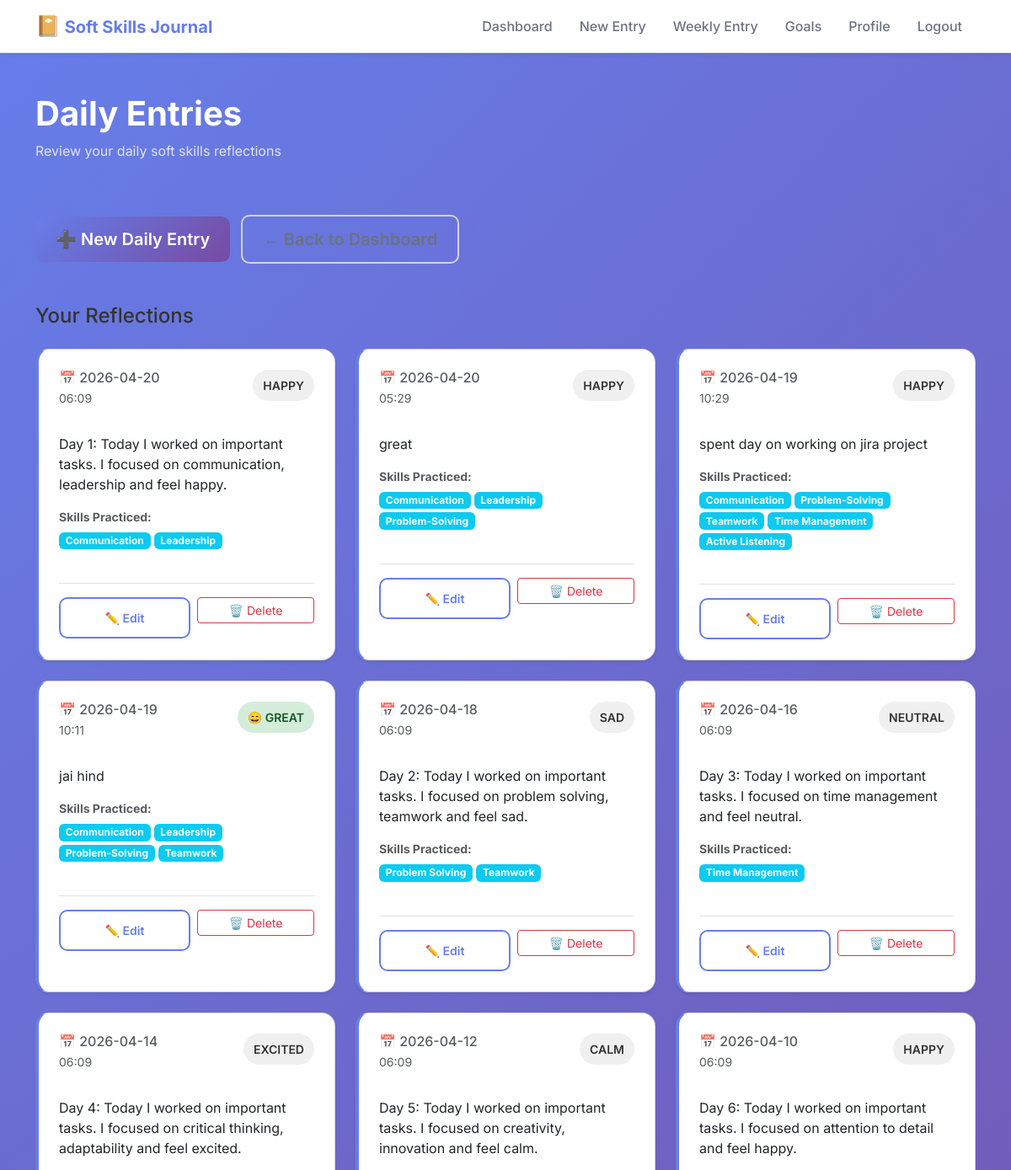
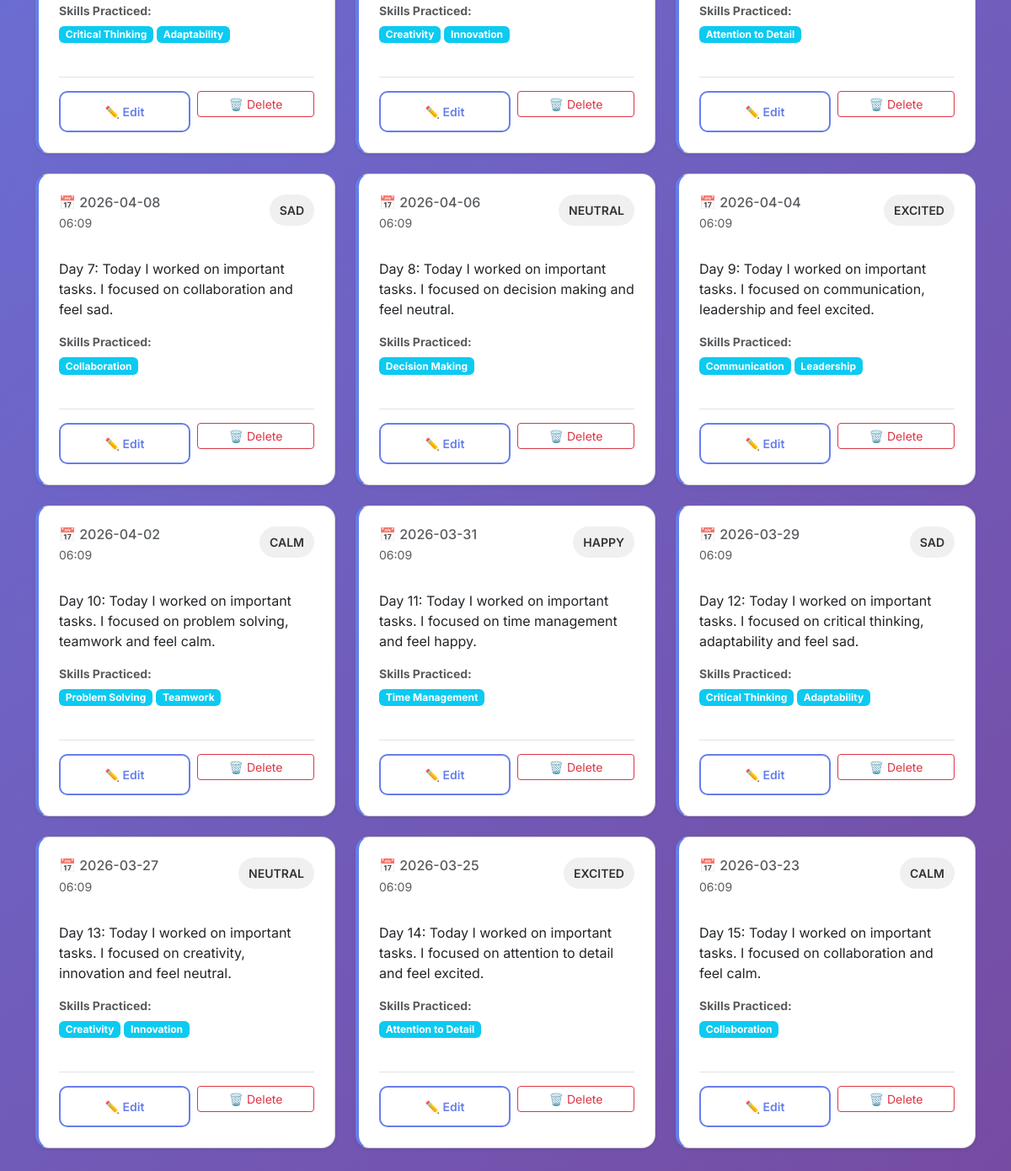
The page /daily-entries (signed in) on the database its author committed (2 pictures, top to bottom).
### tables this page shows
CREATE TABLE entries (
            id INTEGER PRIMARY KEY AUTOINCREMENT,
            user_id INTEGER NOT NULL,
            content TEXT NOT NULL,
            mood TEXT NOT NULL,
            skills TEXT,
            created_at TIMESTAMP DEFAULT CURRENT_TIMESTAMP,
            FOREIGN KEY (user_id) REFERENCES users (id)
        );

### app.py (the view)
@app.route('/daily-entries')
@login_required
def daily_entries():
    conn = get_db()
    cursor = conn.cursor()
    cursor.execute('''
        SELECT * FROM entries
        WHERE user_id = ?
        ORDER BY created_at DESC
    ''', (session['user_id'],))
    entries = cursor.fetchall()
    conn.close()
    return render_template('daily_entries.html', entries=entries)

### app.py (called while the page is built)
def get_db():
    conn = sqlite3.connect(DATABASE)
    conn.row_factory = sqlite3.Row  # This enables column access by name
    return conn

def login_required(f):
    @wraps(f)
    def decorated_function(*args, **kwargs):
        if 'user_id' not in session:
            flash('Please log in to access this page.', 'warning')
            return redirect(url_for('login'))
        return f(*args, **kwargs)
    return decorated_function

### templates/daily_entries.html (shortened to what this page needs)
{% extends "base.html" %}
{% block content %}
<div class="dashboard-container">
    <div class="container py-5">
        <div class="row mb-5">
            <div class="col-12">
                <h1 class="page-title mb-2">Daily Entries</h1>
                <p class="text-muted">Review your daily soft skills reflections</p>
            </div>
        </div>
        <div class="row mb-5">
            <div class="col-12">
                <a href="{{ url_for('new_entry') }}" class="btn btn-primary btn-lg me-2">
                    ➕ New Daily Entry
                </a>
                <a href="{{ url_for('dashboard') }}" class="btn btn-outline-secondary btn-lg">
                </a>
            </div>
        </div>
        <h4 class="mb-4">Your Reflections</h4>
        {% if entries %}
        <div class="row">
            {% for entry in entries %}
            <div class="col-md-6 col-lg-4 mb-4">
                <div class="card shadow-sm p-4 h-100 border-left-primary entry-card">
                    <div class="d-flex justify-content-between align-items-start mb-3">
                        <div>
                            <h6 class="mb-1 text-muted">
                                📅 {{ entry['created_at'][:10] }}
                            </h6>
                            <p class="text-muted small">
                                {{ entry['created_at'][11:16] }}
                            </p>
                        </div>
                        <span class="mood-badge" data-mood="{{ entry['mood'] }}">
                            {% if entry['mood'] == 'Great' %}
                                😄 Great
                            {% elif entry['mood'] == 'Good' %}
                                🙂 Good
                            {% elif entry['mood'] == 'Okay' %}
                                😐 Okay
                            {% elif entry['mood'] == 'Stressed' %}
                                😰 Stressed
                            {% elif entry['mood'] == 'Frustrated' %}
                                😠 Frustrated
                            {% else %}
                                {{ entry['mood'] }}
                            {% endif %}
                        </span>
                    </div>
                    <div class="mb-3">
                        <p class="card-text">
                            {{ entry['content'][:200] }}
                        </p>
                    </div>
                    {% if entry['skills'] and entry['skills'] != 'None' %}
                    <div class="mb-3">
                        <p class="text-muted small mb-2">
                            <strong>Skills Practiced:</strong>
                        </p>
                        <div class="d-flex flex-wrap gap-1">
                            {% for skill in entry['skills'].split(', ') %}
                            <span class="badge bg-info">{{ skill }}</span>
                            {% endfor %}
                        </div>
                    </div>
                    {% endif %}
                    <div class="d-flex gap-2 mt-4 pt-3 border-top">
                        <a href="{{ url_for('edit_entry', entry_id=entry['id']) }}" class="btn btn-sm btn-outline-primary flex-grow-1">
                            ✏️ Edit
                        </a>
                        <form method="POST" action="{{ url_for('delete_entry', entry_id=entry['id']) }}" style="flex-grow: 1;" onsubmit="return confirm('Are you sure you want to delete this entry?');">
                            <button type="submit" class="btn btn-sm btn-outline-danger w-100">
                                🗑️ Delete
                            </button>
                        </form>
                    </div>
                </div>
            </div>
            {% endfor %}
        </div>
        {% endif %}
    </div>
</div>
{% endblock %}

### templates/base.html (shortened to what this page needs)
<!DOCTYPE html>
<html lang="en">
<head>
    <link href="https://cdn.jsdelivr.net/npm/bootstrap@5.3.0/dist/css/bootstrap.min.css" rel="stylesheet">
    <link rel="stylesheet" href="{{ url_for('static', filename='style.css') }}">
</head>
<body>
    {% if session.user_id %}
    <nav class="navbar navbar-expand-lg navbar-light bg-white shadow-sm">
        <div class="container">
            <a class="navbar-brand fw-bold" href="{{ url_for('dashboard') }}">
                <span class="brand-icon">📔</span> Soft Skills Journal
            </a>
            <div class="collapse navbar-collapse" id="navbarNav">
                <ul class="navbar-nav ms-auto">
                    <li class="nav-item">
                        <a class="nav-link" href="{{ url_for('dashboard') }}">Dashboard</a>
                    </li>
                    <li class="nav-item">
                        <a class="nav-link" href="{{ url_for('new_entry') }}">New Entry</a>
                    </li>
                    <li class="nav-item">
                        <a class="nav-link" href="{{ url_for('weekly_entry') }}">Weekly Entry</a>
                    </li>
                    <li class="nav-item">
                        <a class="nav-link" href="{{ url_for('goals') }}">Goals</a>
                    </li>
                    <li class="nav-item">
                        <a class="nav-link" href="{{ url_for('profile') }}">Profile</a>
                    </li>
                    <li class="nav-item">
                        <a class="nav-link text-danger" href="{{ url_for('logout') }}">Logout</a>
                    </li>
                </ul>
            </div>
        </div>
    </nav>
    {% endif %}
    <main>
        {% block content %}{% endblock %}
    </main>
</body>
</html>

### static/style.css (style rules this page uses)
* { margin: 0; padding: 0; box-sizing: border-box; }
body { font-family: 'Inter', sans-serif; background: linear-gradient(135deg, #667eea 0%, #764ba2 100%); min-height: 100vh; color: #333; }
.navbar { border-bottom: 1px solid #e5e7eb; }
.navbar-brand { color: #667eea !important; font-size: 1.25rem; }
.brand-icon { font-size: 1.5rem; }
.nav-link { color: #6b7280 !important; font-weight: 500; padding: 0.5rem 1rem !important; border-radius: 8px; transition: background-color 0.2s, color 0.2s; }
.btn-primary { background: linear-gradient(135deg, #667eea 0%, #764ba2 100%); border: none; padding: 0.75rem 1.5rem; border-radius: 10px; font-weight: 600; transition: transform 0.2s, box-shadow 0.2s; }
.btn-outline-primary { border: 2px solid #667eea; color: #667eea; padding: 0.75rem 1.5rem; border-radius: 10px; font-weight: 600; transition: all 0.2s; }
.btn-outline-secondary { border: 2px solid #d1d5db; color: #6b7280; padding: 0.75rem 1.5rem; border-radius: 10px; font-weight: 600; transition: all 0.2s; }
.dashboard-container { min-height: calc(100vh - 72px); }
.page-title { font-size: 2.5rem; font-weight: 700; color: white; margin-bottom: 0.5rem; }
.container > .row > .col-12 > .text-muted { color: rgba(255, 255, 255, 0.8) !important; }
.entry-card { background: white; border-radius: 16px; padding: 1.5rem; box-shadow: 0 4px 12px rgba(0, 0, 0, 0.08); transition: transform 0.2s, box-shadow 0.2s; height: 100%; display: flex; flex-direction: column; }
.mood-badge { padding: 0.25rem 0.75rem; border-radius: 20px; font-size: 0.75rem; font-weight: 600; text-transform: uppercase; }

### templates/daily_entries.html (style rules this page uses)
.entry-card { transition: transform 0.2s, box-shadow 0.2s; border-left: 4px solid #667eea !important; }
.mood-badge { padding: 0.5rem 0.75rem; border-radius: 20px; font-size: 0.875rem; font-weight: 600; background-color: #f0f0f0; color: #333; white-space: nowrap; }
.mood-badge[data-mood="Great"] { background-color: #d4edda; color: #155724; }

### rows shown on the page
entries: created_at "2026-04-20", created_at "06:09", mood "HAPPY", content "Day 1: Today I worked on important tasks. I focused on communication, leadership and feel happy.", skill "Communication" "Leadership"
entries: created_at "2026-04-20", created_at "05:29", mood "HAPPY", content "great", skill "Communication" "Leadership" "Problem-Solving"
entries: created_at "2026-04-19", created_at "10:29", mood "HAPPY", content "spent day on working on jira project", skill "Communication" "Problem-Solving" "Teamwork" "Time Management" "Active Listening"
entries: created_at "2026-04-19", created_at "10:11", mood "😄 GREAT", content "jai hind", skill "Communication" "Leadership" "Problem-Solving" "Teamwork"
entries: created_at "2026-04-18", created_at "06:09", mood "SAD", content "Day 2: Today I worked on important tasks. I focused on problem solving, teamwork and feel sad.", skill "Problem Solving" "Teamwork"
entries: created_at "2026-04-16", created_at "06:09", mood "NEUTRAL", content "Day 3: Today I worked on important tasks. I focused on time management and feel neutral.", skills "Time Management"
entries: created_at "2026-04-14", created_at "06:09", mood "EXCITED", content "Day 4: Today I worked on important tasks. I focused on critical thinking, adaptability and feel excited.", skill "Critical Thinking" "Adaptability"
entries: created_at "2026-04-12", created_at "06:09", mood "CALM", content "Day 5: Today I worked on important tasks. I focused on creativity, innovation and feel calm.", skill "Creativity" "Innovation"
entries: created_at "2026-04-10", created_at "06:09", mood "HAPPY", content "Day 6: Today I worked on important tasks. I focused on attention to detail and feel happy.", skills "Attention to Detail"
entries: created_at "2026-04-08", created_at "06:09", mood "SAD", content "Day 7: Today I worked on important tasks. I focused on collaboration and feel sad.", skills "Collaboration"
entries: created_at "2026-04-06", created_at "06:09", mood "NEUTRAL", content "Day 8: Today I worked on important tasks. I focused on decision making and feel neutral.", skills "Decision Making"
entries: created_at "2026-04-04", created_at "06:09", mood "EXCITED", content "Day 9: Today I worked on important tasks. I focused on communication, leadership and feel excited.", skill "Communication" "Leadership"
entries: created_at "2026-04-02", created_at "06:09", mood "CALM", content "Day 10: Today I worked on important tasks. I focused on problem solving, teamwork and feel calm.", skill "Problem Solving" "Teamwork"
entries: created_at "2026-03-31", created_at "06:09", mood "HAPPY", content "Day 11: Today I worked on important tasks. I focused on time management and feel happy.", skills "Time Management"
entries: created_at "2026-03-29", created_at "06:09", mood "SAD", content "Day 12: Today I worked on important tasks. I focused on critical thinking, adaptability and feel sad.", skill "Critical Thinking" "Adaptability"
entries: created_at "2026-03-27", created_at "06:09", mood "NEUTRAL", content "Day 13: Today I worked on important tasks. I focused on creativity, innovation and feel neutral.", skill "Creativity" "Innovation"
entries: created_at "2026-03-25", created_at "06:09", mood "EXCITED", content "Day 14: Today I worked on important tasks. I focused on attention to detail and feel excited.", skills "Attention to Detail"
entries: created_at "2026-03-23", created_at "06:09", mood "CALM", content "Day 15: Today I worked on important tasks. I focused on collaboration and feel calm.", skills "Collaboration"
